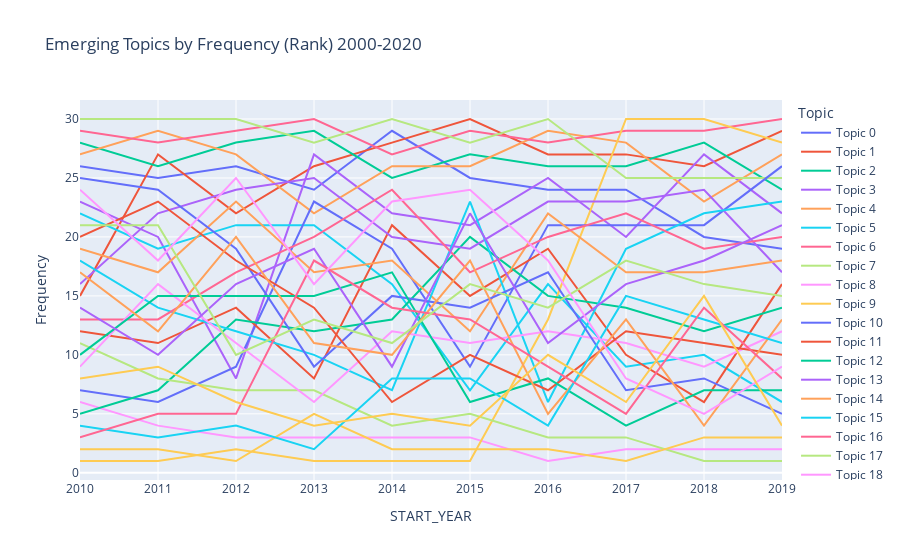

Notebook cell for this chart:
### Code cell
import plotly.express as px

rankfig = px.line(df2010 , x="START_YEAR", y="Frequency",color = "Topic", title='Emerging Topics by Frequency (Rank) 2000-2020')
rankfig.show()
#5 is a more prevalent topic while 1 is the lowest <- need to figure out since it's counter-intuitve rn

### Figure 1 — Plotly figure (JSON) as saved in the notebook; plotly's stock layout.template omitted (floating-point values rounded to 4 significant figures)
{"data": [{"hovertemplate": "Topic=Topic 0<br>START_YEAR=%{x}<br>Frequency=%{y}<extra></extra>", "legendgroup": "Topic 0", "line": {"color": "#636efa", "dash": "solid"}, "mode": "lines", "name": "Topic 0", "orientation": "v", "showlegend": true, "type": "scatter", "x": [2010, 2011, 2012, 2013, 2014, 2015, 2016, 2017, 2018, 2019], "xaxis": "x", "y": [26, 25, 26, 24, 29, 25, 24, 24, 20, 19], "yaxis": "y"}, {"hovertemplate": "Topic=Topic 1<br>START_YEAR=%{x}<br>Frequency=%{y}<extra></extra>", "legendgroup": "Topic 1", "line": {"color": "#EF553B", "dash": "solid"}, "mode": "lines", "name": "Topic 1", "orientation": "v", "showlegend": true, "type": "scatter", "x": [2010, 2011, 2012, 2013, 2014, 2015, 2016, 2017, 2018, 2019], "xaxis": "x", "y": [15, 27, 22, 26, 28, 30, 27, 27, 26, 29], "yaxis": "y"}, {"hovertemplate": "Topic=Topic 2<br>START_YEAR=%{x}<br>Frequency=%{y}<extra></extra>", "legendgroup": "Topic 2", "line": {"color": "#00cc96", "dash": "solid"}, "mode": "lines", "name": "Topic 2", "orientation": "v", "showlegend": true, "type": "scatter", "x": [2010, 2011, 2012, 2013, 2014, 2015, 2016, 2017, 2018, 2019], "xaxis": "x", "y": [28, 26, 28, 29, 25, 27, 26, 26, 28, 24], "yaxis": "y"}, {"hovertemplate": "Topic=Topic 3<br>START_YEAR=%{x}<br>Frequency=%{y}<extra></extra>", "legendgroup": "Topic 3", "line": {"color": "#ab63fa", "dash": "solid"}, "mode": "lines", "name": "Topic 3", "orientation": "v", "showlegend": true, "type": "scatter", "x": [2010, 2011, 2012, 2013, 2014, 2015, 2016, 2017, 2018, 2019], "xaxis": "x", "y": [23, 20, 8, 27, 22, 21, 25, 20, 27, 22], "yaxis": "y"}, {"hovertemplate": "Topic=Topic 4<br>START_YEAR=%{x}<br>Frequency=%{y}<extra></extra>", "legendgroup": "Topic 4", "line": {"color": "#FFA15A", "dash": "solid"}, "mode": "lines", "name": "Topic 4", "orientation": "v", "showlegend": true, "type": "scatter", "x": [2010, 2011, 2012, 2013, 2014, 2015, 2016, 2017, 2018, 2019], "xaxis": "x", "y": [27, 29, 27, 22, 26, 26, 29, 28, 23, 27], "yaxis": "y"}, {"hovertemplate": "Topic=Topic 5<br>START_YEAR=%{x}<br>Frequency=%{y}<extra></extra>", "legendgroup": "Topic 5", "line": {"color": "#19d3f3", "dash": "solid"}, "mode": "lines", "name": "Topic 5", "orientation": "v", "showlegend": true, "type": "scatter", "x": [2010, 2011, 2012, 2013, 2014, 2015, 2016, 2017, 2018, 2019], "xaxis": "x", "y": [22, 19, 21, 21, 16, 7, 16, 9, 10, 6], "yaxis": "y"}, {"hovertemplate": "Topic=Topic 6<br>START_YEAR=%{x}<br>Frequency=%{y}<extra></extra>", "legendgroup": "Topic 6", "line": {"color": "#FF6692", "dash": "solid"}, "mode": "lines", "name": "Topic 6", "orientation": "v", "showlegend": true, "type": "scatter", "x": [2010, 2011, 2012, 2013, 2014, 2015, 2016, 2017, 2018, 2019], "xaxis": "x", "y": [29, 28, 29, 30, 27, 29, 28, 29, 29, 30], "yaxis": "y"}, {"hovertemplate": "Topic=Topic 7<br>START_YEAR=%{x}<br>Frequency=%{y}<extra></extra>", "legendgroup": "Topic 7", "line": {"color": "#B6E880", "dash": "solid"}, "mode": "lines", "name": "Topic 7", "orientation": "v", "showlegend": true, "type": "scatter", "x": [2010, 2011, 2012, 2013, 2014, 2015, 2016, 2017, 2018, 2019], "xaxis": "x", "y": [30, 30, 30, 28, 30, 28, 30, 25, 25, 25], "yaxis": "y"}, {"hovertemplate": "Topic=Topic 8<br>START_YEAR=%{x}<br>Frequency=%{y}<extra></extra>", "legendgroup": "Topic 8", "line": {"color": "#FF97FF", "dash": "solid"}, "mode": "lines", "name": "Topic 8", "orientation": "v", "showlegend": true, "type": "scatter", "x": [2010, 2011, 2012, 2013, 2014, 2015, 2016, 2017, 2018, 2019], "xaxis": "x", "y": [6, 4, 3, 3, 3, 3, 1, 2, 2, 2], "yaxis": "y"}, {"hovertemplate": "Topic=Topic 9<br>START_YEAR=%{x}<br>Frequency=%{y}<extra></extra>", "legendgroup": "Topic 9", "line": {"color": "#FECB52", "dash": "solid"}, "mode": "lines", "name": "Topic 9", "orientation": "v", "showlegend": true, "type": "scatter", "x": [2010, 2011, 2012, 2013, 2014, 2015, 2016, 2017, 2018, 2019], "xaxis": "x", "y": [1, 1, 2, 1, 1, 1, 13, 30, 30, 28], "yaxis": "y"}, {"hovertemplate": "Topic=Topic 10<br>START_YEAR=%{x}<br>Frequency=%{y}<extra></extra>", "legendgroup": "Topic 10", "line": {"color": "#636efa", "dash": "solid"}, "mode": "lines", "name": "Topic 10", "orientation": "v", "showlegend": true, "type": "scatter", "x": [2010, 2011, 2012, 2013, 2014, 2015, 2016, 2017, 2018, 2019], "xaxis": "x", "y": [7, 6, 9, 23, 19, 9, 21, 21, 21, 26], "yaxis": "y"}, {"hovertemplate": "Topic=Topic 11<br>START_YEAR=%{x}<br>Frequency=%{y}<extra></extra>", "legendgroup": "Topic 11", "line": {"color": "#EF553B", "dash": "solid"}, "mode": "lines", "name": "Topic 11", "orientation": "v", "showlegend": true, "type": "scatter", "x": [2010, 2011, 2012, 2013, 2014, 2015, 2016, 2017, 2018, 2019], "xaxis": "x", "y": [12, 11, 14, 8, 21, 15, 19, 10, 6, 16], "yaxis": "y"}, {"hovertemplate": "Topic=Topic 12<br>START_YEAR=%{x}<br>Frequency=%{y}<extra></extra>", "legendgroup": "Topic 12", "line": {"color": "#00cc96", "dash": "solid"}, "mode": "lines", "name": "Topic 12", "orientation": "v", "showlegend": true, "type": "scatter", "x": [2010, 2011, 2012, 2013, 2014, 2015, 2016, 2017, 2018, 2019], "xaxis": "x", "y": [5, 7, 13, 12, 13, 20, 15, 14, 12, 14], "yaxis": "y"}, {"hovertemplate": "Topic=Topic 13<br>START_YEAR=%{x}<br>Frequency=%{y}<extra></extra>", "legendgroup": "Topic 13", "line": {"color": "#ab63fa", "dash": "solid"}, "mode": "lines", "name": "Topic 13", "orientation": "v", "showlegend": true, "type": "scatter", "x": [2010, 2011, 2012, 2013, 2014, 2015, 2016, 2017, 2018, 2019], "xaxis": "x", "y": [16, 22, 24, 25, 20, 19, 23, 23, 24, 17], "yaxis": "y"}, {"hovertemplate": "Topic=Topic 14<br>START_YEAR=%{x}<br>Frequency=%{y}<extra></extra>", "legendgroup": "Topic 14", "line": {"color": "#FFA15A", "dash": "solid"}, "mode": "lines", "name": "Topic 14", "orientation": "v", "showlegend": true, "type": "scatter", "x": [2010, 2011, 2012, 2013, 2014, 2015, 2016, 2017, 2018, 2019], "xaxis": "x", "y": [19, 17, 23, 17, 18, 12, 22, 17, 17, 18], "yaxis": "y"}, {"hovertemplate": "Topic=Topic 15<br>START_YEAR=%{x}<br>Frequency=%{y}<extra></extra>", "legendgroup": "Topic 15", "line": {"color": "#19d3f3", "dash": "solid"}, "mode": "lines", "name": "Topic 15", "orientation": "v", "showlegend": true, "type": "scatter", "x": [2010, 2011, 2012, 2013, 2014, 2015, 2016, 2017, 2018, 2019], "xaxis": "x", "y": [18, 14, 12, 10, 7, 23, 6, 19, 22, 23], "yaxis": "y"}, {"hovertemplate": "Topic=Topic 16<br>START_YEAR=%{x}<br>Frequency=%{y}<extra></extra>", "legendgroup": "Topic 16", "line": {"color": "#FF6692", "dash": "solid"}, "mode": "lines", "name": "Topic 16", "orientation": "v", "showlegend": true, "type": "scatter", "x": [2010, 2011, 2012, 2013, 2014, 2015, 2016, 2017, 2018, 2019], "xaxis": "x", "y": [13, 13, 17, 20, 24, 17, 20, 22, 19, 20], "yaxis": "y"}, {"hovertemplate": "Topic=Topic 17<br>START_YEAR=%{x}<br>Frequency=%{y}<extra></extra>", "legendgroup": "Topic 17", "line": {"color": "#B6E880", "dash": "solid"}, "mode": "lines", "name": "Topic 17", "orientation": "v", "showlegend": true, "type": "scatter", "x": [2010, 2011, 2012, 2013, 2014, 2015, 2016, 2017, 2018, 2019], "xaxis": "x", "y": [11, 8, 7, 7, 4, 5, 3, 3, 1, 1], "yaxis": "y"}, {"hovertemplate": "Topic=Topic 18<br>START_YEAR=%{x}<br>Frequency=%{y}<extra></extra>", "legendgroup": "Topic 18", "line": {"color": "#FF97FF", "dash": "solid"}, "mode": "lines", "name": "Topic 18", "orientation": "v", "showlegend": true, "type": "scatter", "x": [2010, 2011, 2012, 2013, 2014, 2015, 2016, 2017, 2018, 2019], "xaxis": "x", "y": [9, 16, 11, 6, 12, 11, 12, 11, 9, 12], "yaxis": "y"}, {"hovertemplate": "Topic=Topic 19<br>START_YEAR=%{x}<br>Frequency=%{y}<extra></extra>", "legendgroup": "Topic 19", "line": {"color": "#FECB52", "dash": "solid"}, "mode": "lines", "name": "Topic 19", "orientation": "v", "showlegend": true, "type": "scatter", "x": [2010, 2011, 2012, 2013, 2014, 2015, 2016, 2017, 2018, 2019], "xaxis": "x", "y": [2, 2, 1, 5, 2, 2, 2, 1, 3, 3], "yaxis": "y"}, {"hovertemplate": "Topic=Topic 20<br>START_YEAR=%{x}<br>Frequency=%{y}<extra></extra>", "legendgroup": "Topic 20", "line": {"color": "#636efa", "dash": "solid"}, "mode": "lines", "name": "Topic 20", "orientation": "v", "showlegend": true, "type": "scatter", "x": [2010, 2011, 2012, 2013, 2014, 2015, 2016, 2017, 2018, 2019], "xaxis": "x", "y": [25, 24, 19, 9, 15, 14, 17, 7, 8, 5], "yaxis": "y"}, {"hovertemplate": "Topic=Topic 21<br>START_YEAR=%{x}<br>Frequency=%{y}<extra></extra>", "legendgroup": "Topic 21", "line": {"color": "#EF553B", "dash": "solid"}, "mode": "lines", "name": "Topic 21", "orientation": "v", "showlegend": true, "type": "scatter", "x": [2010, 2011, 2012, 2013, 2014, 2015, 2016, 2017, 2018, 2019], "xaxis": "x", "y": [20, 23, 18, 14, 6, 10, 7, 12, 11, 10], "yaxis": "y"}, {"hovertemplate": "Topic=Topic 22<br>START_YEAR=%{x}<br>Frequency=%{y}<extra></extra>", "legendgroup": "Topic 22", "line": {"color": "#00cc96", "dash": "solid"}, "mode": "lines", "name": "Topic 22", "orientation": "v", "showlegend": true, "type": "scatter", "x": [2010, 2011, 2012, 2013, 2014, 2015, 2016, 2017, 2018, 2019], "xaxis": "x", "y": [10, 15, 15, 15, 17, 6, 8, 4, 7, 7], "yaxis": "y"}, {"hovertemplate": "Topic=Topic 23<br>START_YEAR=%{x}<br>Frequency=%{y}<extra></extra>", "legendgroup": "Topic 23", "line": {"color": "#ab63fa", "dash": "solid"}, "mode": "lines", "name": "Topic 23", "orientation": "v", "showlegend": true, "type": "scatter", "x": [2010, 2011, 2012, 2013, 2014, 2015, 2016, 2017, 2018, 2019], "xaxis": "x", "y": [14, 10, 16, 19, 9, 22, 11, 16, 18, 21], "yaxis": "y"}, {"hovertemplate": "Topic=Topic 24<br>START_YEAR=%{x}<br>Frequency=%{y}<extra></extra>", "legendgroup": "Topic 24", "line": {"color": "#FFA15A", "dash": "solid"}, "mode": "lines", "name": "Topic 24", "orientation": "v", "showlegend": true, "type": "scatter", "x": [2010, 2011, 2012, 2013, 2014, 2015, 2016, 2017, 2018, 2019], "xaxis": "x", "y": [17, 12, 20, 11, 10, 18, 5, 13, 4, 13], "yaxis": "y"}, {"hovertemplate": "Topic=Topic 25<br>START_YEAR=%{x}<br>Frequency=%{y}<extra></extra>", "legendgroup": "Topic 25", "line": {"color": "#19d3f3", "dash": "solid"}, "mode": "lines", "name": "Topic 25", "orientation": "v", "showlegend": true, "type": "scatter", "x": [2010, 2011, 2012, 2013, 2014, 2015, 2016, 2017, 2018, 2019], "xaxis": "x", "y": [4, 3, 4, 2, 8, 8, 4, 15, 13, 11], "yaxis": "y"}, {"hovertemplate": "Topic=Topic 26<br>START_YEAR=%{x}<br>Frequency=%{y}<extra></extra>", "legendgroup": "Topic 26", "line": {"color": "#FF6692", "dash": "solid"}, "mode": "lines", "name": "Topic 26", "orientation": "v", "showlegend": true, "type": "scatter", "x": [2010, 2011, 2012, 2013, 2014, 2015, 2016, 2017, 2018, 2019], "xaxis": "x", "y": [3, 5, 5, 18, 14, 13, 9, 5, 14, 8], "yaxis": "y"}, {"hovertemplate": "Topic=Topic 27<br>START_YEAR=%{x}<br>Frequency=%{y}<extra></extra>", "legendgroup": "Topic 27", "line": {"color": "#B6E880", "dash": "solid"}, "mode": "lines", "name": "Topic 27", "orientation": "v", "showlegend": true, "type": "scatter", "x": [2010, 2011, 2012, 2013, 2014, 2015, 2016, 2017, 2018, 2019], "xaxis": "x", "y": [21, 21, 10, 13, 11, 16, 14, 18, 16, 15], "yaxis": "y"}, {"hovertemplate": "Topic=Topic 28<br>START_YEAR=%{x}<br>Frequency=%{y}<extra></extra>", "legendgroup": "Topic 28", "line": {"color": "#FF97FF", "dash": "solid"}, "mode": "lines", "name": "Topic 28", "orientation": "v", "showlegend": true, "type": "scatter", "x": [2010, 2011, 2012, 2013, 2014, 2015, 2016, 2017, 2018, 2019], "xaxis": "x", "y": [24, 18, 25, 16, 23, 24, 18, 8, 5, 9], "yaxis": "y"}, {"hovertemplate": "Topic=Topic 29<br>START_YEAR=%{x}<br>Frequency=%{y}<extra></extra>", "legendgroup": "Topic 29", "line": {"color": "#FECB52", "dash": "solid"}, "mode": "lines", "name": "Topic 29", "orientation": "v", "showlegend": true, "type": "scatter", "x": [2010, 2011, 2012, 2013, 2014, 2015, 2016, 2017, 2018, 2019], "xaxis": "x", "y": [8, 9, 6, 4, 5, 4, 10, 6, 15, 4], "yaxis": "y"}], "layout": {"autosize": true, "legend": {"title": {"text": "Topic"}, "tracegroupgap": 0}, "title": {"text": "Emerging Topics by Frequency (Rank) 2000-2020"}, "xaxis": {"anchor": "y", "autorange": true, "domain": [0, 1], "range": [2010, 2019], "title": {"text": "START_YEAR"}, "type": "linear"}, "yaxis": {"anchor": "x", "autorange": true, "domain": [0, 1], "range": [-0.6111, 31.61], "title": {"text": "Frequency"}, "type": "linear"}}}
